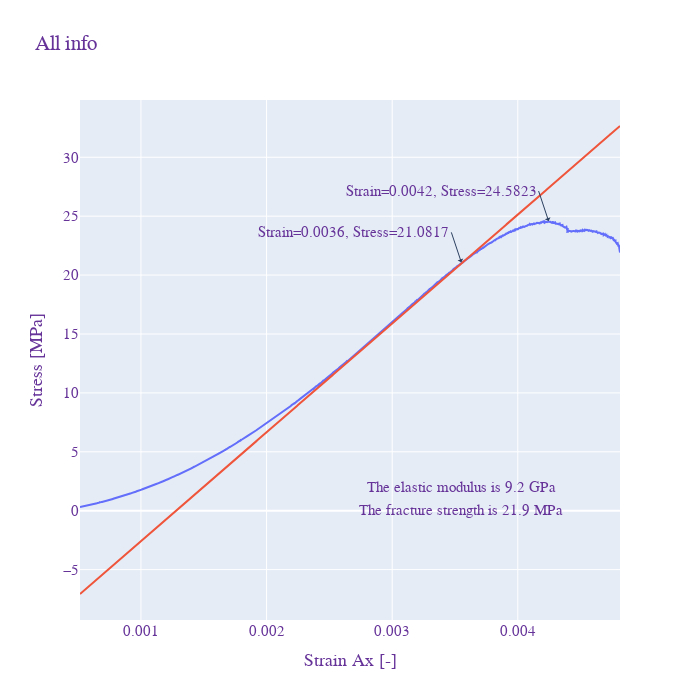

The notebook cell this image was saved under:
### Code cell
### All info
# plt.plot(strain1,stress_offset)
fig = go.Figure()
fig.add_trace(go.Scatter(x=strain1, y=stress1))
fig.add_trace(go.Scatter(x=strain1, y=stress_offset))

fig.add_annotation(x=x, y=y,
            text="Strain={:.4f}, Stress={:.4f}".format(x, y),
            showarrow=True,
            xanchor="right",
            arrowhead=1)
            
fig.add_annotation(x=xi, y=2,
            text=ElasticM,
            showarrow=False,
            arrowhead=1)

fig.add_annotation(x=xi, y=0,
            text=FractS,
            showarrow=False,
            arrowhead=1)


fig.add_annotation(x=xi, y=yi,
            text="Strain={:.4f}, Stress={:.4f}".format(x1, y1),
            xanchor="right",
            showarrow=True,
            arrowhead=1)

fig.update_layout(showlegend=False, autosize=False, width=700, height=700, 
    title="All info",
    xaxis_title="Strain Ax [-]",
    yaxis_title="Stress [MPa]",
    font=dict(
        family="New Times Roman",
        size=15,
        color="RebeccaPurple"))


fig.update_traces(textposition='top center')
fig.show()

# fig.write_html("Graphs/PB16_UCS/PB16_Results.html")

### Figure 1 — Plotly figure (JSON) as saved in the notebook; plotly's stock layout.template omitted (floating-point values rounded to 4 significant figures; data arrays with more than 128 entries replaced by an {"elided": "..."} marker saying what was removed)
{"data": [{"textposition": "top center", "type": "scatter", "x": {"elided": "2405 float values"}, "y": {"elided": "2405 float values"}}, {"textposition": "top center", "type": "scatter", "x": {"elided": "2405 float values"}, "y": {"elided": "2405 float values"}}], "layout": {"annotations": [{"arrowhead": 1, "showarrow": true, "text": "Strain=0.0042, Stress=24.5823", "x": 0.004245, "xanchor": "right", "y": 24.58}, {"arrowhead": 1, "showarrow": false, "text": "The elastic modulus is 9.2 GPa", "x": 0.003551, "y": 2}, {"arrowhead": 1, "showarrow": false, "text": "The fracture strength is 21.9 MPa", "x": 0.003551, "y": 0}, {"arrowhead": 1, "showarrow": true, "text": "Strain=0.0036, Stress=21.0817", "x": 0.003551, "xanchor": "right", "y": 21.08}], "autosize": false, "font": {"color": "RebeccaPurple", "family": "New Times Roman", "size": 15}, "height": 700, "showlegend": false, "title": {"text": "All info"}, "width": 700, "xaxis": {"title": {"text": "Strain Ax [-]"}}, "yaxis": {"title": {"text": "Stress [MPa]"}}}}
